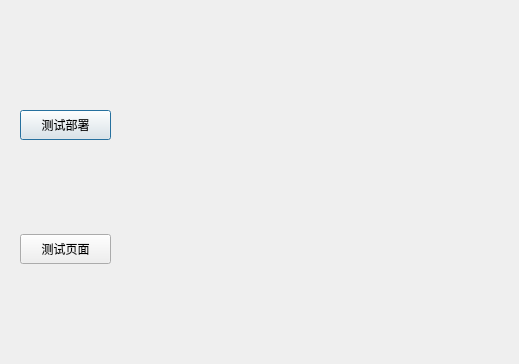
<?xml version="1.0" encoding="UTF-8"?>
<ui version="4.0">
 <class>Dialog</class>
 <widget class="QDialog" name="Dialog">
  <property name="geometry">
   <rect>
    <x>0</x>
    <y>0</y>
    <width>519</width>
    <height>364</height>
   </rect>
  </property>
  <property name="windowTitle">
   <string>Dialog</string>
  </property>
  <widget class="QWidget" name="verticalLayoutWidget">
   <property name="geometry">
    <rect>
     <x>20</x>
     <y>22</y>
     <width>91</width>
     <height>331</height>
    </rect>
   </property>
   <layout class="QVBoxLayout" name="verticalLayout">
    <item>
     <widget class="QPushButton" name="pushButton_2">
      <property name="sizePolicy">
       <sizepolicy hsizetype="Minimum" vsizetype="Fixed">
        <horstretch>0</horstretch>
        <verstretch>0</verstretch>
       </sizepolicy>
      </property>
      <property name="maximumSize">
       <size>
        <width>16777215</width>
        <height>30</height>
       </size>
      </property>
      <property name="text">
       <string>测试部署</string>
      </property>
     </widget>
    </item>
    <item>
     <widget class="QPushButton" name="pushButton">
      <property name="maximumSize">
       <size>
        <width>16777215</width>
        <height>30</height>
       </size>
      </property>
      <property name="text">
       <string>测试页面</string>
      </property>
     </widget>
    </item>
   </layout>
  </widget>
 </widget>
 <resources/>
 <connections/>
</ui>
